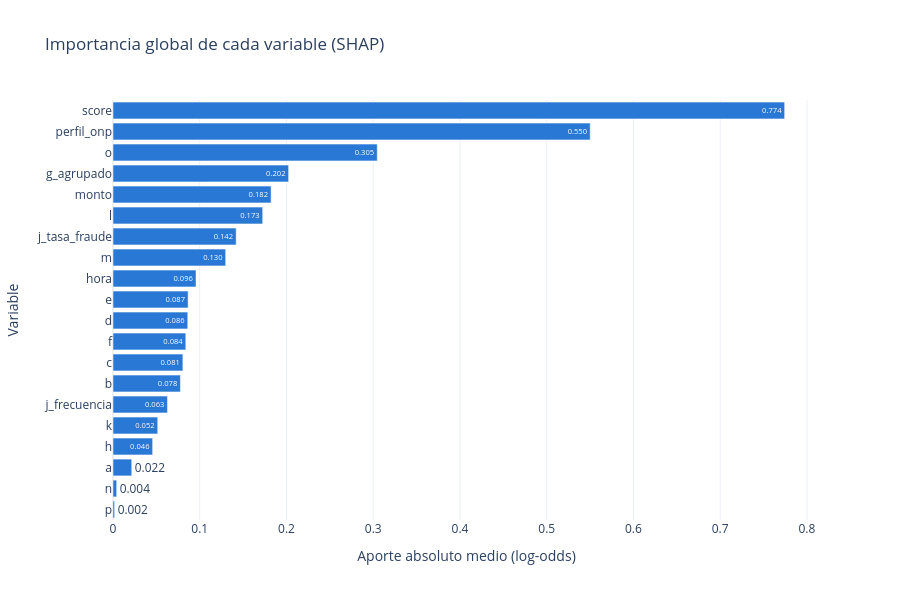

Notebook code for this chart:
### Code cell
# Importancia global: aporte absoluto medio de cada variable
importancia_shap = shap_por_variable.abs().mean().sort_values()

fig = px.bar(
    importancia_shap,
    orientation='h',
    text_auto='.3f',
    color_discrete_sequence=[COLOR_PRINCIPAL],
    labels={'index': 'Variable', 'value': 'Aporte absoluto medio (log-odds)'},
    title='Importancia global de cada variable (SHAP)',
)
fig.update_layout(showlegend=False, height=600)
fig.show()

### Figure 1 — Plotly figure (JSON) as saved in the notebook; plotly's stock layout.template omitted (floating-point values rounded to 4 significant figures)
{"data": [{"hovertemplate": "variable=0<br>Aporte absoluto medio (log-odds)=%{x}<br>Variable=%{y}<extra></extra>", "legendgroup": "0", "marker": {"color": "#2a78d6", "pattern": {"shape": ""}}, "name": "0", "orientation": "h", "showlegend": true, "textposition": "auto", "texttemplate": "%{x:.3f}", "type": "bar", "x": [0.001861, 0.004218, 0.02161, 0.04569, 0.05156, 0.06278, 0.07771, 0.08056, 0.08393, 0.08618, 0.0866, 0.0957, 0.1299, 0.142, 0.1726, 0.1823, 0.2025, 0.3046, 0.5501, 0.7743], "xaxis": "x", "y": ["p", "n", "a", "h", "k", "j_frecuencia", "b", "c", "f", "d", "e", "hora", "m", "j_tasa_fraude", "l", "monto", "g_agrupado", "o", "perfil_onp", "score"], "yaxis": "y"}], "layout": {"barmode": "relative", "height": 600, "legend": {"title": {"text": "variable"}, "tracegroupgap": 0}, "showlegend": false, "title": {"text": "Importancia global de cada variable (SHAP)"}, "xaxis": {"anchor": "y", "domain": [0, 1], "title": {"text": "Aporte absoluto medio (log-odds)"}}, "yaxis": {"anchor": "x", "domain": [0, 1], "title": {"text": "Variable"}}}}
